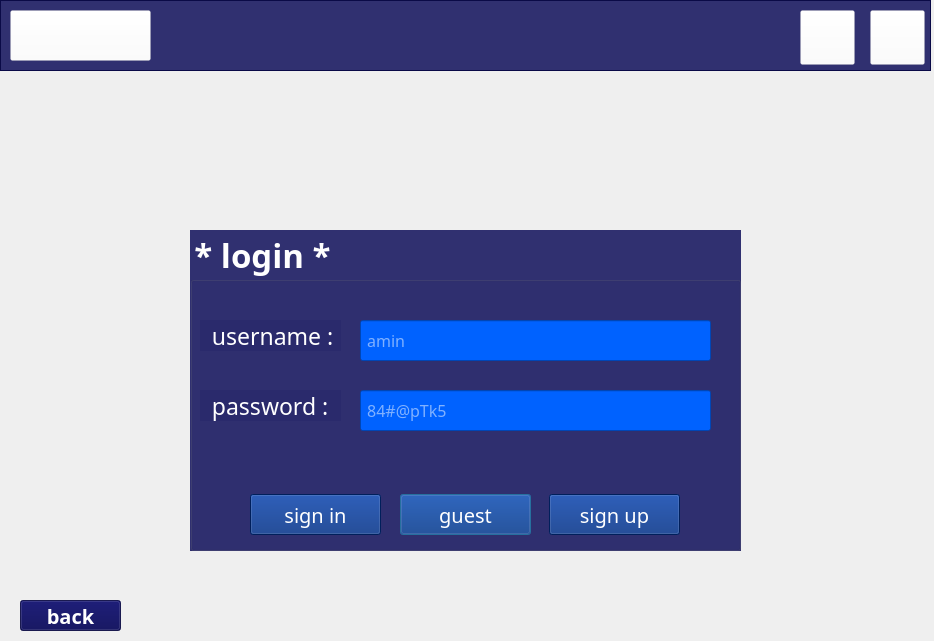
<?xml version="1.0" encoding="UTF-8"?>
<ui version="4.0">
 <class>login_page</class>
 <widget class="QMainWindow" name="login_page">
  <property name="geometry">
   <rect>
    <x>0</x>
    <y>0</y>
    <width>934</width>
    <height>641</height>
   </rect>
  </property>
  <property name="sizePolicy">
   <sizepolicy hsizetype="Fixed" vsizetype="Fixed">
    <horstretch>0</horstretch>
    <verstretch>0</verstretch>
   </sizepolicy>
  </property>
  <property name="minimumSize">
   <size>
    <width>933</width>
    <height>641</height>
   </size>
  </property>
  <property name="maximumSize">
   <size>
    <width>934</width>
    <height>641</height>
   </size>
  </property>
  <property name="cursor">
   <cursorShape>ArrowCursor</cursorShape>
  </property>
  <property name="windowTitle">
   <string>MainWindow</string>
  </property>
  <property name="styleSheet">
   <string notr="true">#centralwidget
{
background-image: url(:/new/prefix1/login_background.jpg);
}</string>
  </property>
  <widget class="QWidget" name="centralwidget">
   <property name="styleSheet">
    <string notr="true">#QMessageBox
{
background:rgb(0, 0, 80, 0.8);
color :rgb(255, 255, 255);
}</string>
   </property>
   <widget class="QWidget" name="horizontalLayoutWidget_2">
    <property name="geometry">
     <rect>
      <x>0</x>
      <y>70</y>
      <width>931</width>
      <height>152</height>
     </rect>
    </property>
    <layout class="QHBoxLayout" name="horizontalLayout_4">
     <property name="leftMargin">
      <number>0</number>
     </property>
     <property name="topMargin">
      <number>0</number>
     </property>
     <item>
      <spacer name="horizontalSpacer_3">
       <property name="orientation">
        <enum>Qt::Horizontal</enum>
       </property>
       <property name="sizeHint" stdset="0">
        <size>
         <width>378</width>
         <height>20</height>
        </size>
       </property>
      </spacer>
     </item>
     <item>
      <widget class="QTextBrowser" name="textBrowser">
       <property name="minimumSize">
        <size>
         <width>150</width>
         <height>150</height>
        </size>
       </property>
       <property name="maximumSize">
        <size>
         <width>150</width>
         <height>150</height>
        </size>
       </property>
       <property name="styleSheet">
        <string notr="true">background:rgba(255, 255, 255, 0.01);
border-image: url(:/new/prefix1/login_humannn.png);
color:rgb(0, 0, 80, 0.8);
</string>
       </property>
      </widget>
     </item>
     <item>
      <spacer name="horizontalSpacer_2">
       <property name="orientation">
        <enum>Qt::Horizontal</enum>
       </property>
       <property name="sizeHint" stdset="0">
        <size>
         <width>378</width>
         <height>20</height>
        </size>
       </property>
      </spacer>
     </item>
    </layout>
   </widget>
   <widget class="QGroupBox" name="groupBox_login">
    <property name="geometry">
     <rect>
      <x>190</x>
      <y>230</y>
      <width>551</width>
      <height>321</height>
     </rect>
    </property>
    <property name="font">
     <font>
      <family>Old English Text MT</family>
      <pointsize>25</pointsize>
      <weight>75</weight>
      <italic>false</italic>
      <bold>true</bold>
     </font>
    </property>
    <property name="styleSheet">
     <string notr="true">background:rgb(0, 0, 80, 0.8);
color :rgb(255, 255, 255);</string>
    </property>
    <property name="title">
     <string>* login *</string>
    </property>
    <property name="checkable">
     <bool>false</bool>
    </property>
    <widget class="QLabel" name="label_username">
     <property name="geometry">
      <rect>
       <x>10</x>
       <y>90</y>
       <width>141</width>
       <height>31</height>
      </rect>
     </property>
     <property name="font">
      <font>
       <family>Old English Text MT</family>
       <pointsize>17</pointsize>
      </font>
     </property>
     <property name="styleSheet">
      <string notr="true">background:rgb(0, 0, 80, 0.1);
color :rgb(255, 255, 255);</string>
     </property>
     <property name="text">
      <string>  username :</string>
     </property>
    </widget>
    <widget class="QLabel" name="label_password">
     <property name="geometry">
      <rect>
       <x>10</x>
       <y>160</y>
       <width>141</width>
       <height>31</height>
      </rect>
     </property>
     <property name="font">
      <font>
       <family>Old English Text MT</family>
       <pointsize>17</pointsize>
      </font>
     </property>
     <property name="styleSheet">
      <string notr="true">background:rgb(0, 0, 80, 0.1);
color :rgb(255, 255, 255);</string>
     </property>
     <property name="text">
      <string>  password :</string>
     </property>
    </widget>
    <widget class="QLineEdit" name="name_geetter">
     <property name="geometry">
      <rect>
       <x>170</x>
       <y>90</y>
       <width>351</width>
       <height>41</height>
      </rect>
     </property>
     <property name="font">
      <font>
       <family>Kristen ITC</family>
       <pointsize>12</pointsize>
      </font>
     </property>
     <property name="styleSheet">
      <string notr="true">background:rgb(0, 98, 255);</string>
     </property>
     <property name="maxLength">
      <number>16</number>
     </property>
     <property name="frame">
      <bool>true</bool>
     </property>
     <property name="placeholderText">
      <string> amin</string>
     </property>
    </widget>
    <widget class="QLineEdit" name="pass_getter">
     <property name="geometry">
      <rect>
       <x>170</x>
       <y>160</y>
       <width>351</width>
       <height>41</height>
      </rect>
     </property>
     <property name="font">
      <font>
       <family>Kristen ITC</family>
       <pointsize>12</pointsize>
      </font>
     </property>
     <property name="styleSheet">
      <string notr="true">background:rgb(0, 98, 255);</string>
     </property>
     <property name="maxLength">
      <number>8</number>
     </property>
     <property name="echoMode">
      <enum>QLineEdit::Password</enum>
     </property>
     <property name="placeholderText">
      <string> 84#@pTk5</string>
     </property>
    </widget>
    <widget class="QPushButton" name="sign_up">
     <property name="geometry">
      <rect>
       <x>359</x>
       <y>264</y>
       <width>131</width>
       <height>41</height>
      </rect>
     </property>
     <property name="font">
      <font>
       <family>Old English Text MT</family>
       <pointsize>15</pointsize>
      </font>
     </property>
     <property name="cursor">
      <cursorShape>PointingHandCursor</cursorShape>
     </property>
     <property name="mouseTracking">
      <bool>false</bool>
     </property>
     <property name="tabletTracking">
      <bool>false</bool>
     </property>
     <property name="focusPolicy">
      <enum>Qt::StrongFocus</enum>
     </property>
     <property name="styleSheet">
      <string notr="true">color :rgb(255, 255, 255);
background:rgb(0, 44, 127);</string>
     </property>
     <property name="text">
      <string>sign up</string>
     </property>
    </widget>
    <widget class="QPushButton" name="guest">
     <property name="geometry">
      <rect>
       <x>210</x>
       <y>264</y>
       <width>131</width>
       <height>41</height>
      </rect>
     </property>
     <property name="font">
      <font>
       <family>Old English Text MT</family>
       <pointsize>15</pointsize>
      </font>
     </property>
     <property name="cursor">
      <cursorShape>PointingHandCursor</cursorShape>
     </property>
     <property name="styleSheet">
      <string notr="true">color :rgb(255, 255, 255);
background:rgb(0, 44, 127);</string>
     </property>
     <property name="text">
      <string>guest</string>
     </property>
     <property name="default">
      <bool>true</bool>
     </property>
    </widget>
    <widget class="QPushButton" name="sign_in">
     <property name="geometry">
      <rect>
       <x>60</x>
       <y>264</y>
       <width>131</width>
       <height>41</height>
      </rect>
     </property>
     <property name="font">
      <font>
       <family>Old English Text MT</family>
       <pointsize>15</pointsize>
      </font>
     </property>
     <property name="cursor">
      <cursorShape>PointingHandCursor</cursorShape>
     </property>
     <property name="styleSheet">
      <string notr="true">color :rgb(255, 255, 255);
background:rgb(0, 44, 127);</string>
     </property>
     <property name="text">
      <string>sign in</string>
     </property>
    </widget>
   </widget>
   <widget class="QFrame" name="frame_top_of_log">
    <property name="geometry">
     <rect>
      <x>0</x>
      <y>0</y>
      <width>931</width>
      <height>71</height>
     </rect>
    </property>
    <property name="styleSheet">
     <string notr="true">background-color: rgb(0, 0, 98, 0.5);
background:rgb(0, 0, 80, 0.8);
color :rgb(255, 255, 255);</string>
    </property>
    <property name="frameShape">
     <enum>QFrame::StyledPanel</enum>
    </property>
    <property name="frameShadow">
     <enum>QFrame::Raised</enum>
    </property>
    <widget class="QPushButton" name="refresh_btn_log">
     <property name="geometry">
      <rect>
       <x>870</x>
       <y>10</y>
       <width>55</width>
       <height>55</height>
      </rect>
     </property>
     <property name="sizePolicy">
      <sizepolicy hsizetype="Fixed" vsizetype="Fixed">
       <horstretch>0</horstretch>
       <verstretch>0</verstretch>
      </sizepolicy>
     </property>
     <property name="minimumSize">
      <size>
       <width>55</width>
       <height>55</height>
      </size>
     </property>
     <property name="cursor">
      <cursorShape>BusyCursor</cursorShape>
     </property>
     <property name="styleSheet">
      <string notr="true">background-color:rgba(255, 255, 255, 0.2);</string>
     </property>
     <property name="text">
      <string/>
     </property>
     <property name="icon">
      <iconset resource="login_page_main.qrc">
       <normaloff>:/new/prefix1/closeee.svg</normaloff>:/new/prefix1/closeee.svg</iconset>
     </property>
     <property name="iconSize">
      <size>
       <width>40</width>
       <height>40</height>
      </size>
     </property>
    </widget>
    <widget class="QPushButton" name="close_btn_log">
     <property name="geometry">
      <rect>
       <x>800</x>
       <y>10</y>
       <width>55</width>
       <height>55</height>
      </rect>
     </property>
     <property name="sizePolicy">
      <sizepolicy hsizetype="Fixed" vsizetype="Fixed">
       <horstretch>0</horstretch>
       <verstretch>0</verstretch>
      </sizepolicy>
     </property>
     <property name="minimumSize">
      <size>
       <width>55</width>
       <height>55</height>
      </size>
     </property>
     <property name="cursor">
      <cursorShape>WaitCursor</cursorShape>
     </property>
     <property name="styleSheet">
      <string notr="true">background-color:rgba(255, 255, 255, 0.2);</string>
     </property>
     <property name="text">
      <string/>
     </property>
     <property name="icon">
      <iconset resource="login_page_main.qrc">
       <normaloff>:/new/prefix1/reloaddd.svg</normaloff>:/new/prefix1/reloaddd.svg</iconset>
     </property>
     <property name="iconSize">
      <size>
       <width>40</width>
       <height>40</height>
      </size>
     </property>
    </widget>
    <widget class="QPushButton" name="time_jari">
     <property name="geometry">
      <rect>
       <x>10</x>
       <y>10</y>
       <width>141</width>
       <height>51</height>
      </rect>
     </property>
     <property name="styleSheet">
      <string notr="true">background-color:rgba(255, 255, 255, 0.2);</string>
     </property>
     <property name="text">
      <string/>
     </property>
    </widget>
   </widget>
   <widget class="QPushButton" name="back_to_mainwindoww">
    <property name="geometry">
     <rect>
      <x>20</x>
      <y>600</y>
      <width>101</width>
      <height>31</height>
     </rect>
    </property>
    <property name="font">
     <font>
      <family>Old English Text MT</family>
      <pointsize>15</pointsize>
      <weight>75</weight>
      <bold>true</bold>
     </font>
    </property>
    <property name="cursor">
     <cursorShape>BusyCursor</cursorShape>
    </property>
    <property name="styleSheet">
     <string notr="true">background:rgb(0, 0, 80, 0.8);
color :rgb(255, 255, 255);</string>
    </property>
    <property name="text">
     <string>back</string>
    </property>
   </widget>
  </widget>
 </widget>
 <resources>
  <include location="login_page_main.qrc"/>
 </resources>
 <connections/>
</ui>
